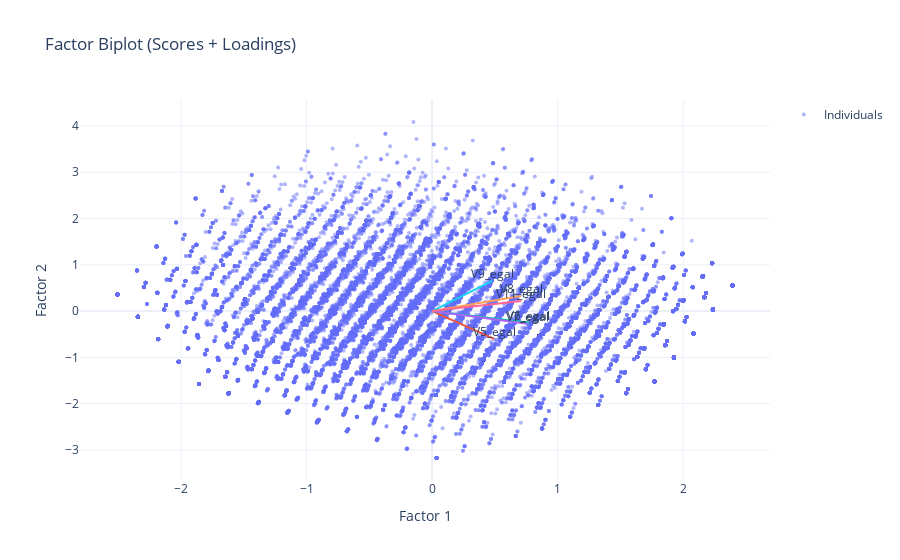

The code cell stored with this chart in its notebook:
### Code cell
plot_loadings_scores(loadings_12,scores_df_12)

### Figure 1 — Plotly figure (JSON) as saved in the notebook; plotly's stock layout.template omitted (floating-point values rounded to 4 significant figures; data arrays with more than 128 entries replaced by an {"elided": "..."} marker saying what was removed)
{"data": [{"marker": {"opacity": 0.5, "size": 4}, "mode": "markers", "name": "Individuals", "type": "scatter", "x": {"elided": "34200 float values"}, "y": {"elided": "34200 float values"}}, {"line": {"width": 2}, "mode": "lines+text", "showlegend": false, "text": [null, "V5_egal"], "textposition": "top center", "type": "scatter", "x": [0, 0.4937], "y": [0, -0.6013]}, {"line": {"width": 2}, "mode": "lines+text", "showlegend": false, "text": [null, "V6_egal"], "textposition": "top center", "type": "scatter", "x": [0, 0.7703], "y": [0, -0.2537]}, {"line": {"width": 2}, "mode": "lines+text", "showlegend": false, "text": [null, "V7_egal"], "textposition": "top center", "type": "scatter", "x": [0, 0.7574], "y": [0, -0.2733]}, {"line": {"width": 2}, "mode": "lines+text", "showlegend": false, "text": [null, "V8_egal"], "textposition": "top center", "type": "scatter", "x": [0, 0.7084], "y": [0, 0.3281]}, {"line": {"width": 2}, "mode": "lines+text", "showlegend": false, "text": [null, "V9_egal"], "textposition": "top center", "type": "scatter", "x": [0, 0.4778], "y": [0, 0.651]}, {"line": {"width": 2}, "mode": "lines+text", "showlegend": false, "text": [null, "V11_egal"], "textposition": "top center", "type": "scatter", "x": [0, 0.7101], "y": [0, 0.2195]}], "layout": {"title": {"text": "Factor Biplot (Scores + Loadings)"}, "xaxis": {"title": {"text": "Factor 1"}, "zeroline": true}, "yaxis": {"title": {"text": "Factor 2"}, "zeroline": true}}}
